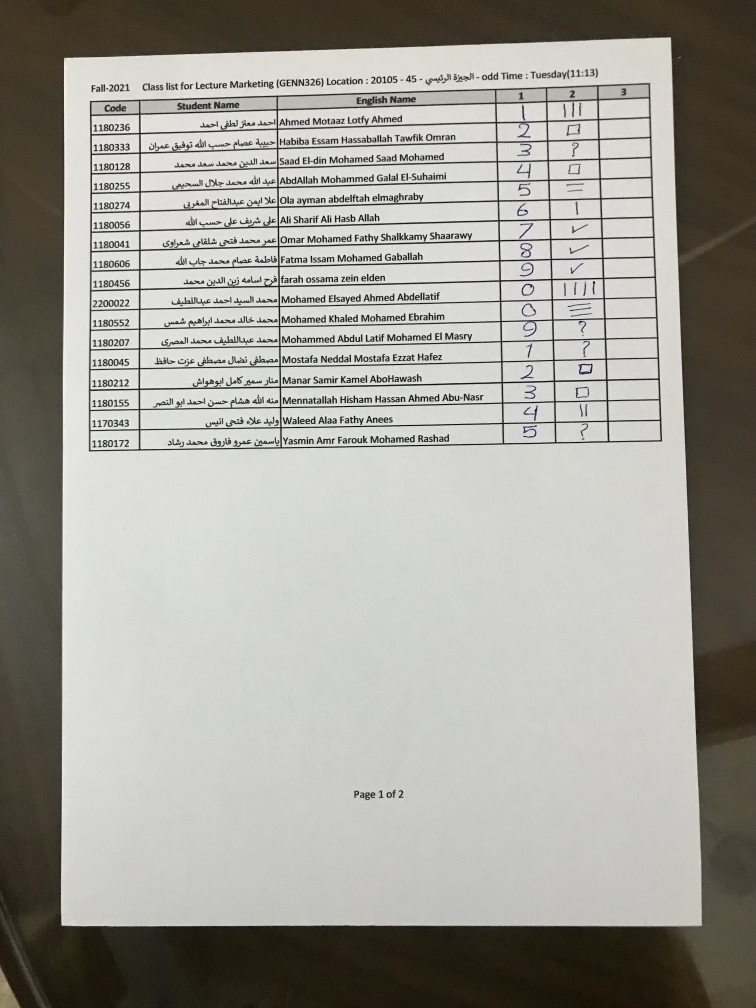
#> input picture grade_sheet/1.jpg, 3024 x 4030 px (shown at 1/4 size)
$ jupyter execute grade_sheet_autofiller.ipynb   (shell and % lines are left out)
#> lines starting #> are read from the running program, lines starting #| are printed output that depends on the picture; after the words box and inside, x2 and y2 are one past the last pixel; in counts of white or black regions, pixels touching at a corner belong together
#> further down, image is the input picture: shape (4030, 3024, 3); mean R, G, B 161.2, 159.6, 152.8
### commonfunctions.py


import skimage.io as io
import matplotlib.pyplot as plt
import numpy as np
from skimage.exposure import histogram
from matplotlib.pyplot import bar
from skimage.color import rgb2gray,rgb2hsv

# Convolution:
from scipy.signal import convolve2d
from scipy import fftpack
import math

from skimage.util import random_noise
from skimage.filters import median
from skimage.feature import canny
from skimage.measure import label
from skimage.color import label2rgb


# Edges
from skimage.filters import sobel_h, sobel, sobel_v,roberts, prewitt

# Show the figures / plots inside the notebook
def show_images(images,titles=None):
    #This function is used to show image(s) with titles by sending an array of images and an array of associated titles.
    # images[0] will be drawn with the title titles[0] if exists
    # You aren't required to understand this function, use it as-is.
    n_ims = len(images)
    if titles is None: titles = ['(%d)' % i for i in range(1,n_ims + 1)]
    fig = plt.figure()
    n = 1
    for image,title in zip(images,titles):
        a = fig.add_subplot(1,n_ims,n)
        if image.ndim == 2:
            plt.gray()
        plt.imshow(image)
        a.set_title(title)
        n += 1
    fig.set_size_inches(np.array(fig.get_size_inches()) * n_ims)
    plt.show()


# [6 lines left out: function showHist, not called in this run]

### grade_sheet_autofiller.ipynb
[cell 1]
import numpy as np
from skimage.color import rgb2gray,rgba2rgb
from skimage.measure import find_contours
from skimage import transform, feature, color , morphology , measure, segmentation, filters, draw, io
from commonfunctions import *
from skimage.draw import rectangle

## Read Imag and handle its orientation

[cell 2]
# Read the imag

def deskew_image(img):
    # Read the image
    image = np.copy(img)
    gray = color.rgb2gray(image)

    # Apply edge detection using Canny
    edges = feature.canny(gray, sigma=1.0, low_threshold=0.1, high_threshold=0.9)
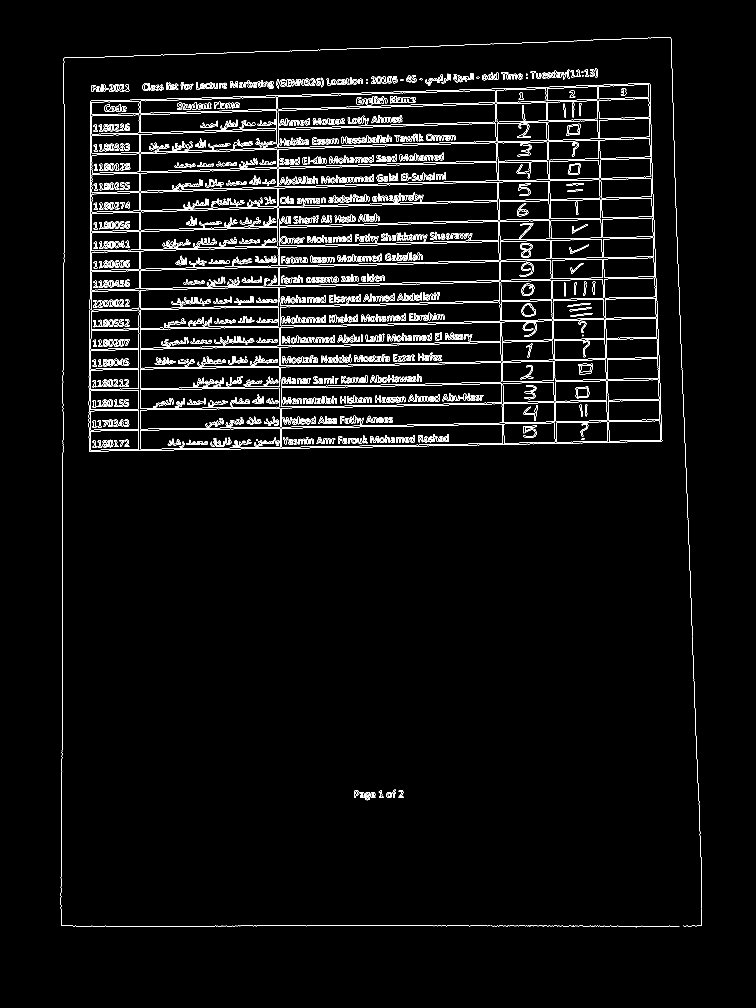
#> edges: shape (4030, 3024) bool (shown at 1/4 size); 1.9% white in thin lines or dots, all inside (x1, y1, x2, y2) = (243, 149, 2808, 3709)

    # Use probabilistic Hough Transform to detect lines
    lines = transform.probabilistic_hough_line(edges, threshold=10, line_length=5, line_gap=3)
#> lines = 14213 items

    # Determine the dominant angle of the lines
    angles = [np.arctan2((y2 - y1), (x2 - x1)) for (x1, y1), (x2, y2) in lines]
#> angles = 14213 values, max 3.14 at index 5, min -3.1 at index 1605, mean 0.241
    dominant_angle = np.median(angles) * 180 / np.pi
#> dominant_angle = 0

    # Rotate the image to correct skewing and orientation
    rotated_image = transform.rotate(image, dominant_angle, resize=True)

    return rotated_image
# image 4,15 is the only one that is rotated wrong

deskewed_images = list()

# [5 lines of commented-out code are left out]

## Crop the image

[cell 3]
def draw_contours(img):
    # Apply Gaussian blur
    image = np.copy(img)

    blurred = color.rgb2gray(image)
    blurred = blurred > .5
#> blurred: shape (4030, 3024) bool; 67.6% white; 1032 black regions (46 under 20 px), largest, box (x1, y1, x2, y2) and area: (0, 0, 3024, 4030) 3417555, (355, 332, 2648, 1806) 277611, (709, 408, 845, 440) 2340

    # Perform morphological operations to close gaps in edges
    blurred = morphology.closing(blurred, morphology.square(6))
#> blurred: shape (4030, 3024) bool; 70.9% white; 1545 black regions, largest, box (x1, y1, x2, y2) and area: (0, 0, 3024, 4030) 3415899, (438, 418, 505, 446) 982, (1457, 387, 1498, 422) 814

    # Label connected components (no effect)
    label_image = measure.label(blurred)
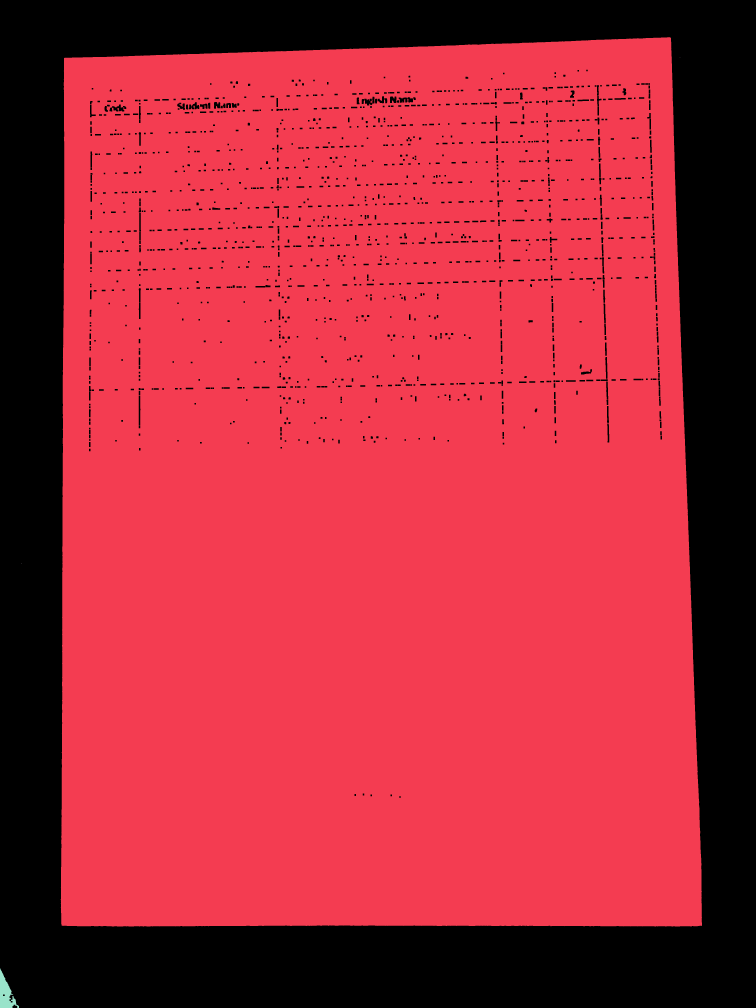
#> label_image: shape (4030, 3024) int32 (shown at 1/4 size); 6 distinct labels, from 0 to 5; one colour per label, 0 black

    # Find contours using scikit-image
    cnts = measure.find_contours(label_image, .5)
#> cnts = 1549 point arrays, longest 12633 points

    max_area = 0
    max_box = None
    for cnt in cnts:
        Xmin = int(round(min(cnt[:,1])))
        Xmax = int(round(max(cnt[:,1])))
        Ymin = int(round(min(cnt[:,0])))
        Ymax = int(round(max(cnt[:,0])))

        width = abs( Xmax - Xmin)
        height = abs(Ymax - Ymin)
        area = width * height

        if area > max_area:
            max_area = area
            max_box = [Xmin, Xmax, Ymin, Ymax]
#> this loop made 1549 passes
#> (Xmin, Xmax, Ymin, Ymax, width, height, area, max_area) on pass 1: (242, 2808, 148, 3706, 2566, 3558, 9129828, 9129828)
#> (Xmin, Xmax, Ymin, Ymax, width, height, area) on passes 4 to 9: (2344, 2350, 278, 284, 6, 6, 36), (2310, 2316, 280, 286, 6, 6, 36), (2218, 2224, 288, 296, 6, 8, 48), (2012, 2018, 290, 296, 6, 6, 36), (2252, 2262, 298, 306, 10, 8, 80), (1634, 1640, 302, 310, 6, 8, 48)
#> after the loop, max_area = 9129828

    [Xmin, Xmax, Ymin, Ymax] = max_box
#> Xmin = 242; Xmax = 2808; Ymin = 148; Ymax = 3706
    print(max_box)
#| [242, 2808, 148, 3706]
    rr, cc = rectangle(start = (Ymin,Xmin), end = (Ymax,Xmax), shape=image.shape)
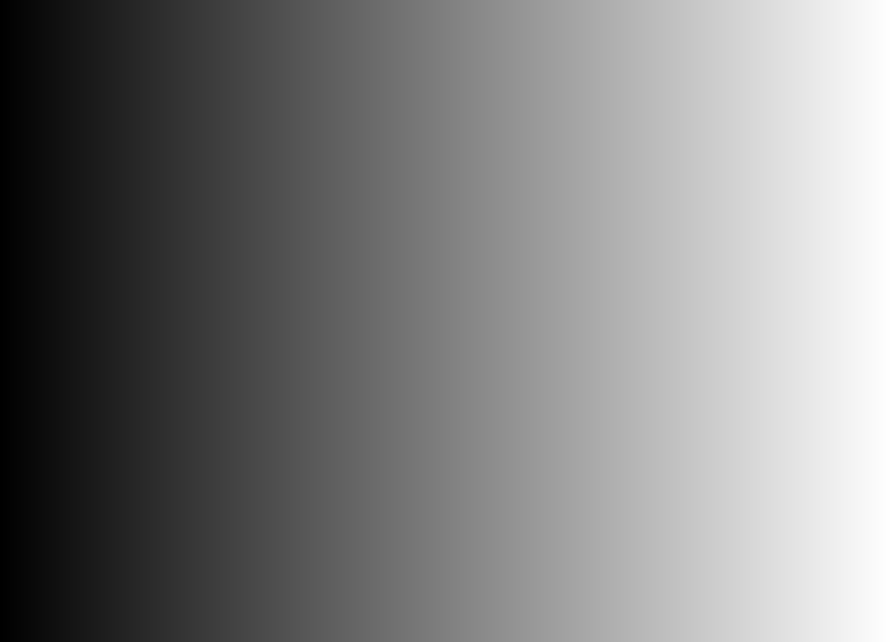
#> rr: shape (2567, 3559) int64 (shown at 1/4 size); min 148, max 3706, mean 1927; drawn with min black and max white
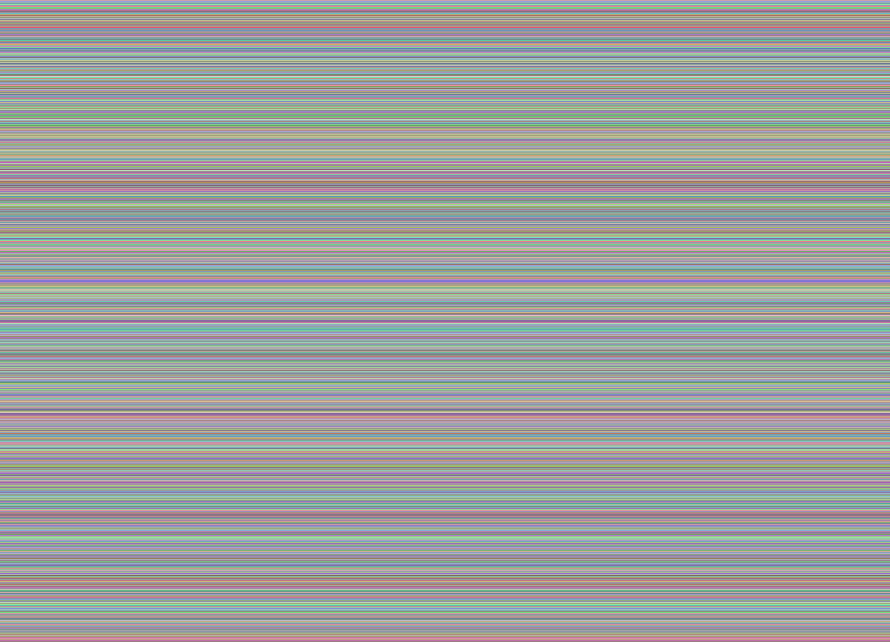
#> cc: shape (2567, 3559) int64 (shown at 1/4 size); 2567 distinct labels, from 242 to 2808; one colour per label, 0 black
    image[rr, cc] = [255,255,255] #set color white
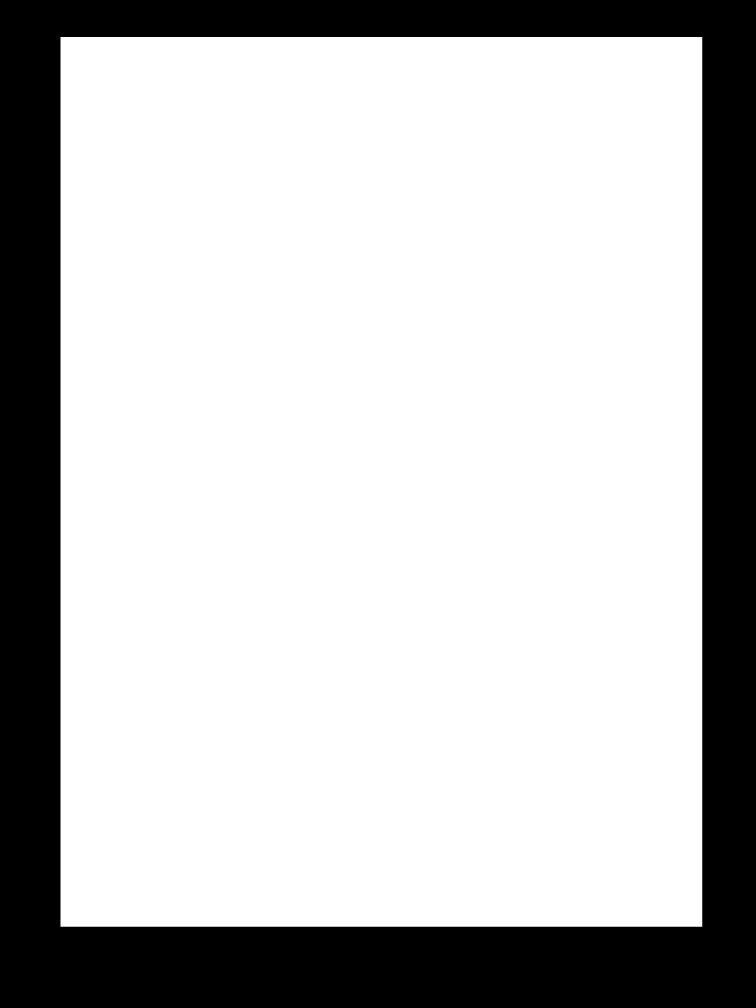
#> image: shape (4030, 3024, 3) float64 (shown at 1/4 size); mean R, G, B 191.2, 191.2, 191.2
    return max_box, image


# [5 lines of commented-out code are left out]

## Perspective Transform

[cell 4]
def perspective_transform_image(img, margin = 30):
    # Read the image
    image = np.copy(img)

    # get the source points
    image = deskew_image(image)
    box, mask = draw_contours(image)
#> box = [242, 2808, 148, 3706]
    [xmin, xmax, ymin, ymax]= box
#> xmin = 242; xmax = 2808; ymin = 148; ymax = 3706

    # Convert the image to grayscale
    gray_image = color.rgb2gray(image)

    source_points = np.array( [[0, 0] ,[3000, 0 ] ,[0, 3000] ,[3000 ,3000]] )

    # Define the destination points (a rectangle)
    destination_points = np.array([[xmin+margin, ymin+margin],  [xmax-margin, ymin+margin], [xmin+margin,ymax-margin], [xmax-margin, ymax-margin]])
#> destination_points = [[272, 178], [2778, 178], [272, 3676], [2778, 3676]]

    # Estimate the perspective transform
    tform = transform.ProjectiveTransform()
    tform.estimate(source_points, destination_points)

    # Apply the perspective transformation to the image
    transformed_image = transform.warp(image, tform, output_shape=(3000, 3000))

    return transformed_image


# for i in range(1,2):
#     image = io.imread('grade_sheet/{}.jpg'.format(i))
#     show_images([image,perspective_transform_image(image)], ['image', 'perspective_transform_image'])

## OCR

[cell 5]
image = io.imread('grade_sheet/1.jpg')
processed_image = perspective_transform_image(image,   )
#show_images([image,processed_image], ['image', 'processed_image'])

image = np.copy(processed_image)
blurred = rgb2gray(image)
#> blurred: shape (3000, 3000) float64
blurred = blurred > .5
#> blurred: shape (3000, 3000) bool; 92% white; 1001 black regions (17 under 20 px), largest, box (x1, y1, x2, y2) and area: (100, 133, 2845, 1396) 288155, (2888, 0, 3000, 2219) 129823, (0, 0, 1915, 46) 46581

blurred = morphology.closing(blurred, morphology.square(6))
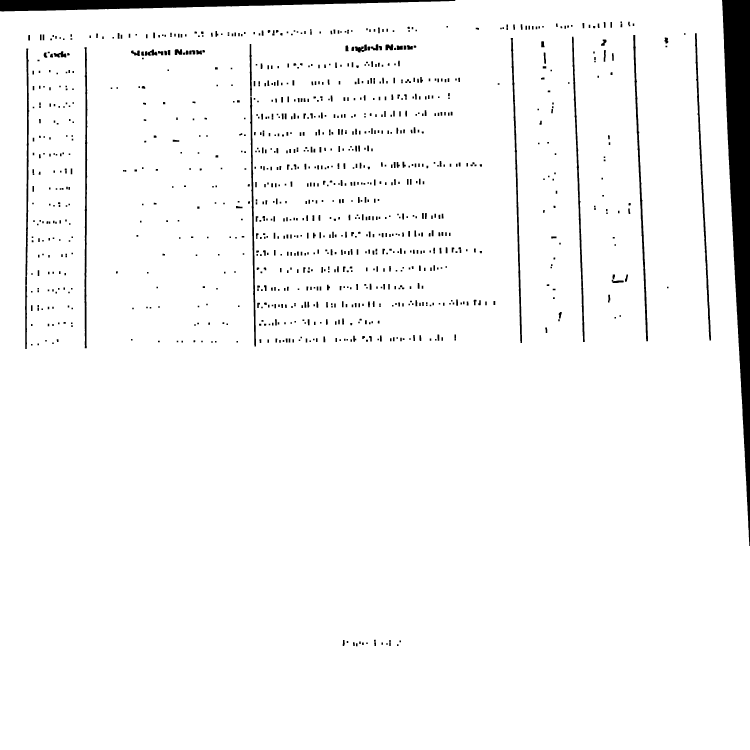
#> blurred: shape (3000, 3000) bool (shown at 1/4 size); 96.4% white; 1145 black regions, largest, box (x1, y1, x2, y2) and area: (2888, 0, 3000, 2184) 129654, (0, 0, 1821, 46) 46299, (2533, 140, 2592, 1365) 8985
label_image = measure.label(blurred)

# show the boxes
show_images([blurred], ['img'])
#> in show_images, `n_ims = len(images)`: n_ims = 1
#> the loop in show_images, `for image,title in zip(images,titles):` made 1 pass
#> (title, n) on pass 1: ('img', 2)
#> after the loop in show_images, `for image,title in zip(images,titles):`: n = 2

# Find contours using scikit-image
cnts = measure.find_contours(label_image, .5)
#> cnts = 1145 point arrays, longest 2643 points

max_area = 0
max_box = None
for cnt in cnts:
    Xmin = int(round(min(cnt[:,1])))
    Xmax = int(round(max(cnt[:,1])))
    Ymin = int(round(min(cnt[:,0])))
    Ymax = int(round(max(cnt[:,0])))

    width = abs( Xmax - Xmin)
    height = abs(Ymax - Ymin)
    area = width * height


    if area > max_area:
        max_area = area
        max_box = [Xmin, Xmax, Ymin, Ymax]

    rr, cc = rectangle(start = (Ymin,Xmin), end = (Ymax,Xmax), shape=image.shape)
    image[rr, cc] = 1
#> this loop made 1145 passes
#> (Xmin, Xmax, Ymin, Ymax, width, height, area, max_area) on passes 1 to 2: (0, 1820, 0, 46, 1820, 46, 83720, 83720), (2888, 2999, 0, 2184, 111, 2184, 242424, 242424)
#> (Xmin, Xmax, Ymin, Ymax, width, height, area) on passes 3 to 8: (2482, 2488, 86, 92, 6, 6, 36), (2512, 2520, 86, 104, 8, 18, 144), (2414, 2422, 88, 110, 8, 22, 176), (2442, 2448, 88, 110, 6, 22, 132), (2330, 2336, 92, 112, 6, 20, 120), (2224, 2230, 94, 108, 6, 14, 84)
#> pass 2, `rr, cc = rectangle(start = (Ymin,Xmin), end = (Ymax,Xmax), shape=image..`:
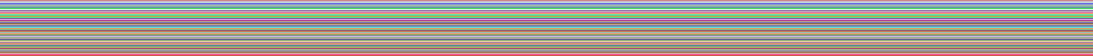
#> cc: shape (112, 2185) int64 (shown at 1/2 size); 112 distinct labels, from 2888 to 2999; one colour per label, 0 black
#> after the loop:
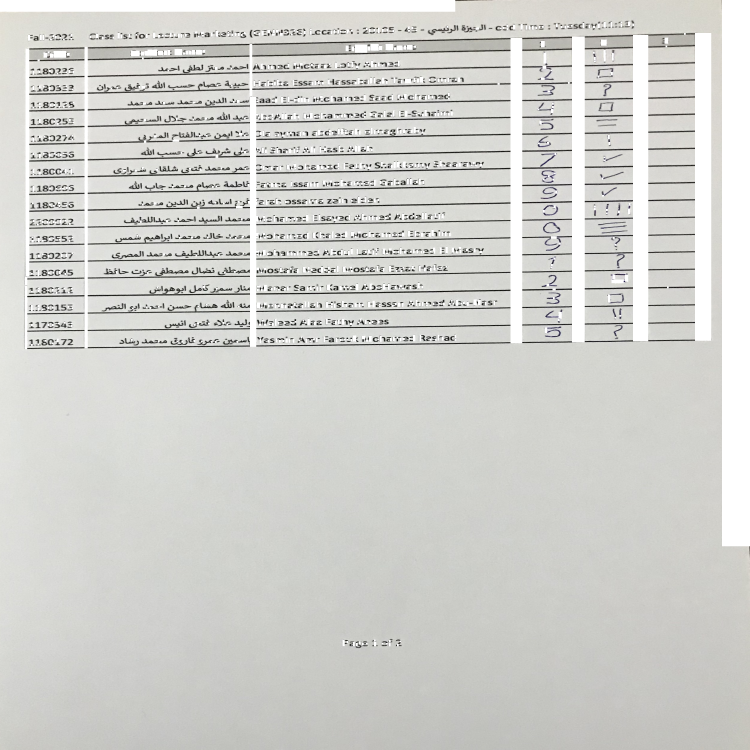
#> image: shape (3000, 3000, 3) float64 (shown at 1/4 size); mean R, G, B 0.817, 0.818, 0.803


#show_images([image], ['img'])

[cell 6]
import pytesseract
# change this if you are not running on windows
pytesseract.pytesseract.tesseract_cmd = "C:/Program Files/Tesseract-OCR/tesseract.exe"


image = io.imread('grade_sheet/1.jpg')

pytesseract.image_to_string(image, lang='ara', config='.')
#> (this line was passed over: pytesseract is not available in this run)
